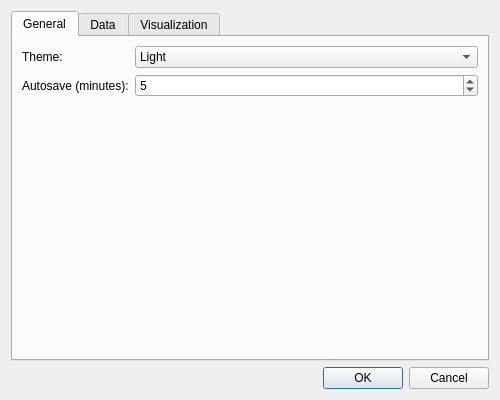
<?xml version="1.0" encoding="UTF-8"?>
<ui version="4.0">
 <class>SettingsDialog</class>
 <widget class="QDialog" name="SettingsDialog">
  <property name="geometry">
   <rect>
    <x>0</x>
    <y>0</y>
    <width>500</width>
    <height>400</height>
   </rect>
  </property>
  <property name="windowTitle">
   <string>Settings</string>
  </property>
  <layout class="QVBoxLayout" name="verticalLayout">
   <item>
    <widget class="QTabWidget" name="settings_tabs">
     <property name="currentIndex">
      <number>0</number>
     </property>
     <widget class="QWidget" name="general_tab">
      <attribute name="title">
       <string>General</string>
      </attribute>
      <layout class="QFormLayout" name="general_layout">
       <item row="0" column="0">
        <widget class="QLabel" name="theme_label">
         <property name="text">
          <string>Theme:</string>
         </property>
        </widget>
       </item>
       <item row="0" column="1">
        <widget class="QComboBox" name="theme_combo">
         <item>
          <property name="text">
           <string>Light</string>
          </property>
         </item>
         <item>
          <property name="text">
           <string>Dark</string>
          </property>
         </item>
        </widget>
       </item>
       <item row="1" column="0">
        <widget class="QLabel" name="autosave_label">
         <property name="text">
          <string>Autosave (minutes):</string>
         </property>
        </widget>
       </item>
       <item row="1" column="1">
        <widget class="QSpinBox" name="autosave_spin">
         <property name="minimum">
          <number>1</number>
         </property>
         <property name="maximum">
          <number>60</number>
         </property>
         <property name="value">
          <number>5</number>
         </property>
        </widget>
       </item>
      </layout>
     </widget>
     <widget class="QWidget" name="data_tab">
      <attribute name="title">
       <string>Data</string>
      </attribute>
      <layout class="QFormLayout" name="data_layout">
       <item row="0" column="0">
        <widget class="QLabel" name="cache_label">
         <property name="text">
          <string>Cache Size (MB):</string>
         </property>
        </widget>
       </item>
       <item row="0" column="1">
        <widget class="QSpinBox" name="cache_spin">
         <property name="maximum">
          <number>10000</number>
         </property>
         <property name="value">
          <number>1000</number>
         </property>
        </widget>
       </item>
       <item row="1" column="0">
        <widget class="QLabel" name="precision_label">
         <property name="text">
          <string>Decimal Precision:</string>
         </property>
        </widget>
       </item>
       <item row="1" column="1">
        <widget class="QSpinBox" name="precision_spin">
         <property name="minimum">
          <number>2</number>
         </property>
         <property name="maximum">
          <number>10</number>
         </property>
         <property name="value">
          <number>4</number>
         </property>
        </widget>
       </item>
      </layout>
     </widget>
     <widget class="QWidget" name="visualization_tab">
      <attribute name="title">
       <string>Visualization</string>
      </attribute>
      <layout class="QFormLayout" name="visualization_layout">
       <item row="0" column="0">
        <widget class="QLabel" name="chart_theme_label">
         <property name="text">
          <string>Chart Theme:</string>
         </property>
        </widget>
       </item>
       <item row="0" column="1">
        <widget class="QComboBox" name="chart_theme_combo">
         <item>
          <property name="text">
           <string>Default</string>
          </property>
         </item>
         <item>
          <property name="text">
           <string>Dark</string>
          </property>
         </item>
         <item>
          <property name="text">
           <string>Light</string>
          </property>
         </item>
        </widget>
       </item>
       <item row="1" column="0">
        <widget class="QLabel" name="default_chart_label">
         <property name="text">
          <string>Default Chart Type:</string>
         </property>
        </widget>
       </item>
       <item row="1" column="1">
        <widget class="QComboBox" name="default_chart_combo">
         <item>
          <property name="text">
           <string>Candlestick</string>
          </property>
         </item>
         <item>
          <property name="text">
           <string>Line</string>
          </property>
         </item>
         <item>
          <property name="text">
           <string>OHLC</string>
          </property>
         </item>
        </widget>
       </item>
      </layout>
     </widget>
    </widget>
   </item>
   <item>
    <widget class="QDialogButtonBox" name="button_box">
     <property name="orientation">
      <enum>Qt::Horizontal</enum>
     </property>
     <property name="standardButtons">
      <set>QDialogButtonBox::Cancel|QDialogButtonBox::Ok</set>
     </property>
    </widget>
   </item>
  </layout>
 </widget>
 <resources/>
 <connections>
  <connection>
   <sender>button_box</sender>
   <signal>accepted()</signal>
   <receiver>SettingsDialog</receiver>
   <slot>accept()</slot>
   <hints>
    <hint type="sourcelabel">
     <x>248</x>
     <y>254</y>
    </hint>
    <hint type="destinationlabel">
     <x>157</x>
     <y>274</y>
    </hint>
   </hints>
  </connection>
  <connection>
   <sender>button_box</sender>
   <signal>rejected()</signal>
   <receiver>SettingsDialog</receiver>
   <slot>reject()</slot>
   <hints>
    <hint type="sourcelabel">
     <x>316</x>
     <y>260</y>
    </hint>
    <hint type="destinationlabel">
     <x>286</x>
     <y>274</y>
    </hint>
   </hints>
  </connection>
 </connections>
</ui>
